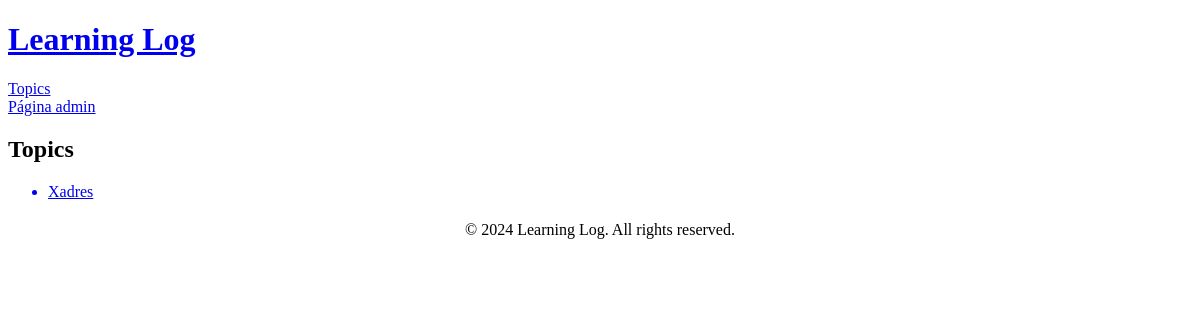
/topics, run on an earlier commit of the app's database.
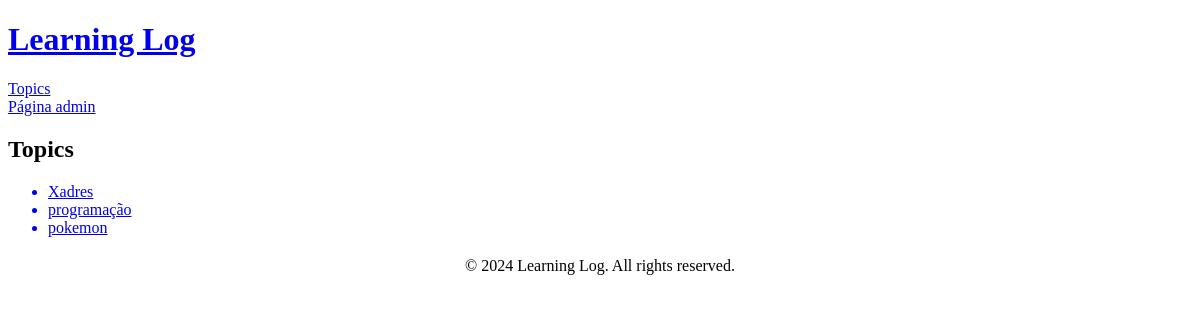
And on a later commit of the database.
### learning_logs/models.py (models this page shows)
class Topic(models.Model):
    text = models.CharField(max_length=200)
    date_added = models.DateTimeField(auto_now_add=True)
    def __str__(self):
        return f"{self.text}"

### learning_logs/views.py (the view)
# urls.py: path('topics', views.topics, name='topics'),
def topics(request):
    topics = Topic.objects.order_by('date_added')
    context = {'topics': topics}
    return render(request, 'topics.html', context)

### learning_logs/templates/topics.html
{% extends "base.html" %}
{% block content %}
    <h2>Topics</h2>
    <ul>
        {% for topic in topics %}
            <a href="/topics/{{ topic.id }}">
                <li>{{ topic }}</li>
            </a>
            {% empty %}
                <li>sem topics adicionados ainda.</li>
        {% endfor %}
    </ul>
{% endblock content %}

### learning_logs/templates/base.html (shortened to what this page needs)
<!DOCTYPE html>
<html lang="en">
<head>
</head>
<body>
    <a href="{% url 'index' %}"><h1>Learning Log</h1></a>
    <a href="{% url 'topics' %}">Topics</a>
    <br>
    <a href="/admin">Página admin</a>
     {% block content %}
    {% endblock content %}
</body>
<footer style="text-align: center; margin-top: 20px;">
    <p>&copy; 2024 Learning Log. All rights reserved.</p>
</footer>
</html>

What changed in the data, as far as the page shows it:
added Topic: text "programação"
added Topic: text "pokemon"
